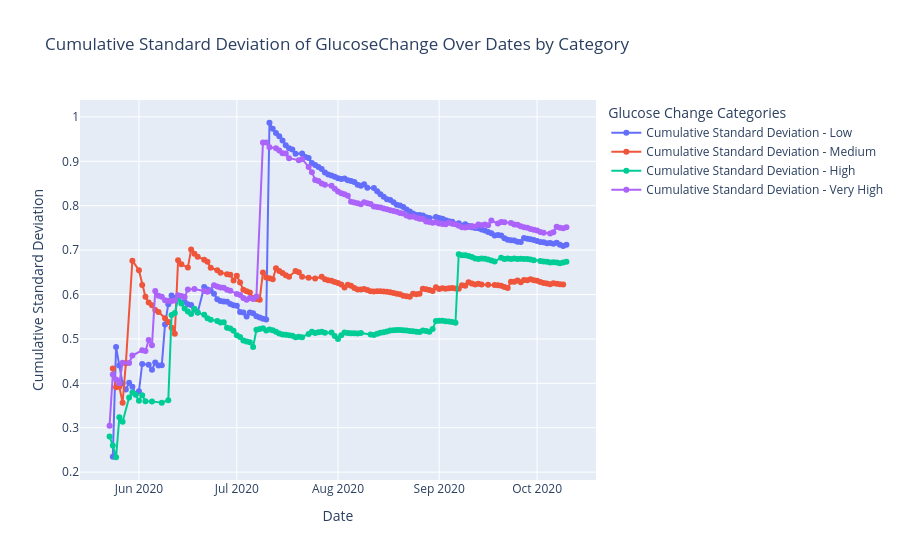

Source (notebook cell):
### Code cell
def plot_multiple_cumulative_std(data_dict):
    fig = go.Figure()
    
    for label, data in data_dict.items():
        unique_dates = sorted(data['Timestamp'].dt.date.unique())
        cumulative_std = []
        
        for i in range(len(unique_dates)):
            current_data = data[data['Timestamp'].dt.date <= unique_dates[i]]
            std = current_data['GlucoseChange'].std()
            cumulative_std.append(std)
        
        fig.add_trace(go.Scatter(
            x=unique_dates,
            y=cumulative_std,
            mode='lines+markers',
            name=f'Cumulative Standard Deviation - {label}'
        ))
    
    fig.update_layout(
        title="Cumulative Standard Deviation of GlucoseChange Over Dates by Category",
        xaxis_title="Date",
        yaxis_title="Cumulative Standard Deviation",
        legend_title="Glucose Change Categories"
    )
    
    fig.show()
data_dict = {
    "Low": actgluco_low,
    "Medium": actgluco_medium,
    "High": actgluco_high,
    "Very High": actgluco_very_high
}

plot_multiple_cumulative_std(data_dict)
